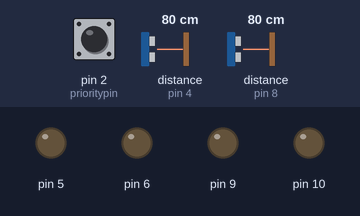
The sketch below on a simulated Arduino Uno, built with avr-gcc and run on an emulated ATmega328P. Shown: output pins drawn as LEDs (lit = HIGH). The inputs (shaded band) are chosen by the test bench; at power-on: distance to the obstacle (sensors on pin 8, pin 4) 80 cm, pin 2 (prioritypin) HIGH. The echo pulse lasts 58.3 µs per cm; what the sketch prints to the serial monitor is not drawn.

Above: at 0.01 s.
At 1.2 s:
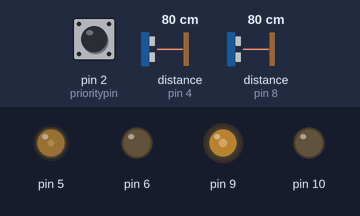
1.3 s: distance to the obstacle (sensor on pin 8) set to 7 cm
4.3 s: distance to the obstacle (sensor on pin 8) set to 4 cm
At 5.7 s:
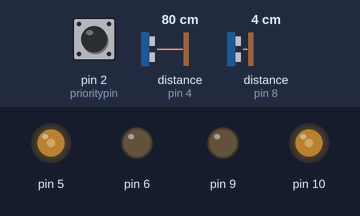
Timing chart, 0 to 7.3 s (numbered marks = the images above; inputs shaded):
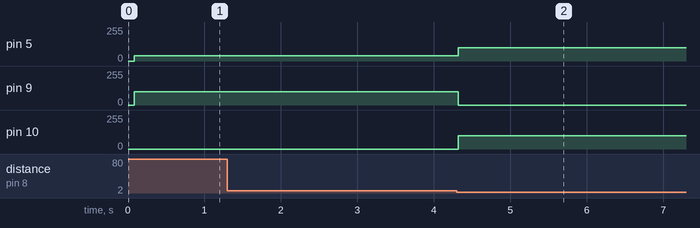

Measured:
- the behaviour switches between 6 and 5 cm on distance to the obstacle (sensor on pin 8) (found by bisection; images 1 and 2)
- after the input at 1.3 s, every drawn part: stays the same
- after the input at 4.3 s, pin 5: 39/255 → 100/255 at once; pin 9: 100/255 → 0/255 at once; pin 10: 0/255 → 100/255 at once

The sketch:

Wall_Follower.ino
```cpp
//Libraries
#include <NewPing.h>
#include <PID_v1.h>

//Structures

//Hardware specs
const int maxdis=300;   //cm
NewPing sonar[]={       //Digital pin
  NewPing(3,4,maxdis),  //Left
  NewPing(7,8,maxdis), //Front
  //NewPing(11,12,maxdis) //Right
};
const int snr=sizeof(sonar)/sizeof(NewPing)-1;    //Don't erase the -1
const int motorpin[] {5,6,9,10};   //Motors (PWM)
const int prioritypin=2;           //Priority switch (digital)

//Settings
const int dis[]={500,300,500};  //Asked distance (in ms). Left, front, right.
double maxturn=0.6;       //Max ratio of spd in PID limit
int spd=100;                     //Maximum speed tweaked by spd
bool idle=false;          //For debugging lights, turning off motor

//Calculation
double in,out,setpoint;
double kp(0.5),ki(0),kd(0);
PID pid(&in,&out,&setpoint,kp,ki,kd,REVERSE);

int priority=1;
unsigned long prevmil[1]={0};
unsigned long mil[1]={0};
int ms[snr+1];                //Result of ultrasonic sensor in milisecond
String s;

void setup() {
  Serial.begin(9600);
  Serial.println();
  for (int i=0;i<sizeof(motorpin)/sizeof(int);i++) pinMode(motorpin[i],OUTPUT);
  pid.SetMode(AUTOMATIC);
  pid.SetOutputLimits(0,spd*maxturn);
  setpoint=0;

  /* Using internal pull-up resistors, no addiional resistor needed.
   * Configuring the switch using this method: pin-switch-ground, or just short/unshort it.
   * This causes the pin to read HIGH when the switch is open, instead of the opposite. */
  pinMode(prioritypin,INPUT);
  digitalWrite(prioritypin,HIGH); //Turns on pull-up resistors in the chip

  delay(10);

  //Priority can only changes at initialization. Just restart Arduino to change
  priority=2*!digitalRead(prioritypin); //Priority switch. Making priority 0 or 2 (left or right). Default is left.
  Serial.println(priority);
}

void loop() {
  tuning();
  ussensor();
  control();
  Serial.println();
}

void tuning(){
  while(Serial.available()){
    char c=Serial.read();                 //Store chars
    s.concat(c);                      //Combine chars received
    switch(c){
      case 's':spd=s.toInt(); Serial.print(spd); s=""; break;  //Input ranges from 0 to 10
      case 't':maxturn=s.toInt()/10; Serial.print(maxturn); s=""; break;  //Input ranges from 0 to 10
      case 'p':kp=s.toInt()/10; Serial.print(kp); s=""; break;
      case 'i':ki=s.toInt()/10; Serial.print(ki); s=""; break;
      case 'd':kd=s.toInt()/10; Serial.print(kd); s=""; break;
      case 'x':idle=!idle; Serial.print(idle); s=""; break;
    }
    pid.SetTunings(kp,ki,kd);
    pid.SetOutputLimits(0,spd*maxturn);
  }
}

void ussensor() {ussensor(-1);} //Overloading, allows for default value
void ussensor(int single) {
  int i=0;
  int last=snr;
  if (single!=-1) {
    i=single;
    last=single;
  }
  for (i;i<=last;i++){
    delay(30);
    ms[i]=sonar[i].ping();
    Serial.print(ms[i]); Serial.print(' ');
    /*  For defective sensor in which it will wait forever
     *  until the sonar is back. Thus resulting 0. */
    if (ms[i]==0) {
      //Echo pins, in this case, it's 4,8,12
      pinMode(4*(i+1),OUTPUT);
      digitalWrite(4*(i+1),LOW);
      pinMode(4*(i+1),INPUT);
    }
  }
}

void control() {
  //If there's wall upfront or it isn't straight
  if (ms[1]<=dis[1]&&ms[1]>0){
    do {
      motor(spd,-spd);
      delay(500);
      ussensor(1);                //Recheck only front
    } while (ms[1]!=0&&ms[1]<=dis[0]);
    return;
  }
  in=constrain(abs(ms[priority]-dis[priority]),0,ms[priority]);  //Using the difference as PID instead of directly using input
  pid.Compute();

  if (ms[priority]<=dis[priority]) motor(spd,spd-out);
  else motor(spd-out,spd);
}

void motor(int left,int right) {
  Serial.print(left);Serial.print(' ');Serial.print(right);Serial.print(' ');
  if (idle) return;
  //PWM into input pins
  analogWrite(motorpin[0],(left>=0)*abs(left));  //If this is PWM left
  analogWrite(motorpin[1],!(left>=0)*abs(left)); //this is 0
  analogWrite(motorpin[2],(right>=0)*abs(right));
  analogWrite(motorpin[3],!(right>=0)*abs(right));
}
```
